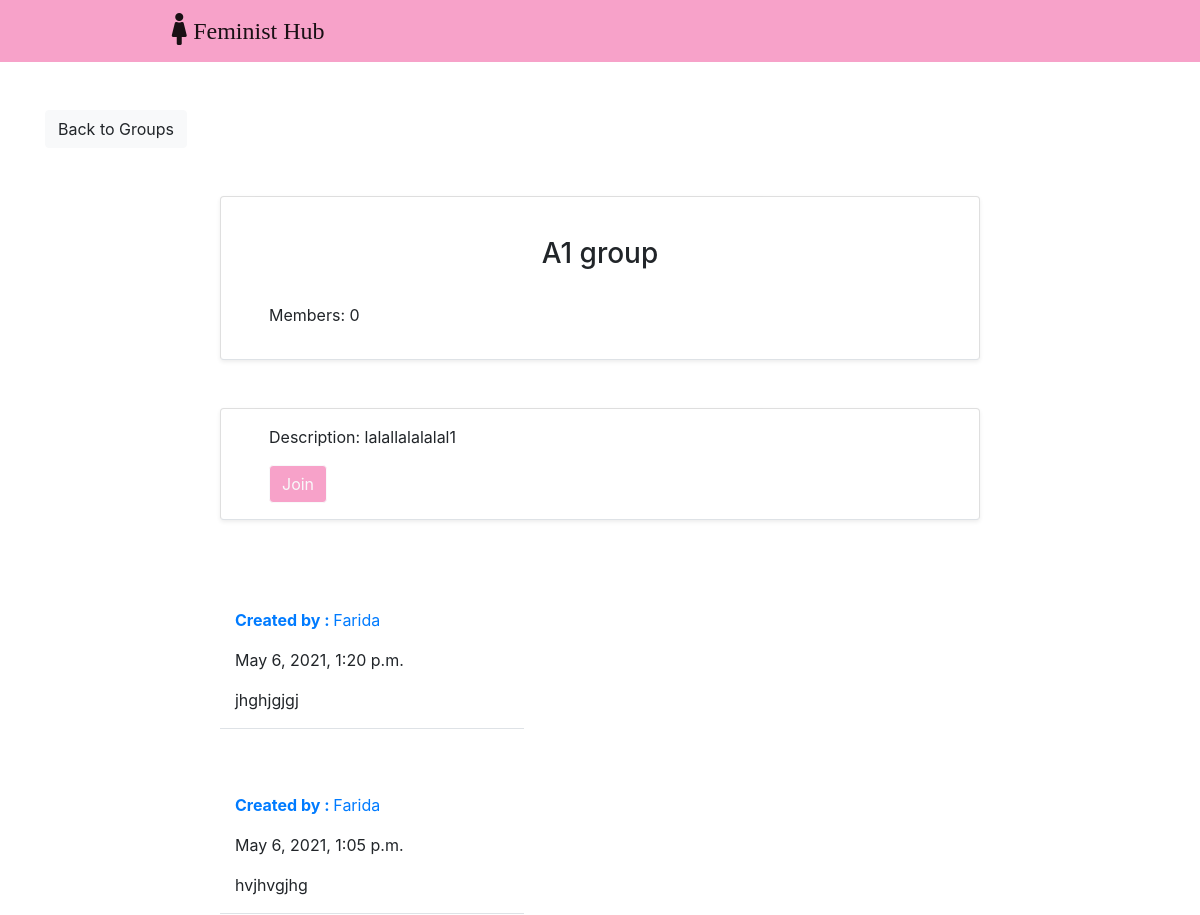
The app's page /group/post/in/a1-group/ (upper part), older data.
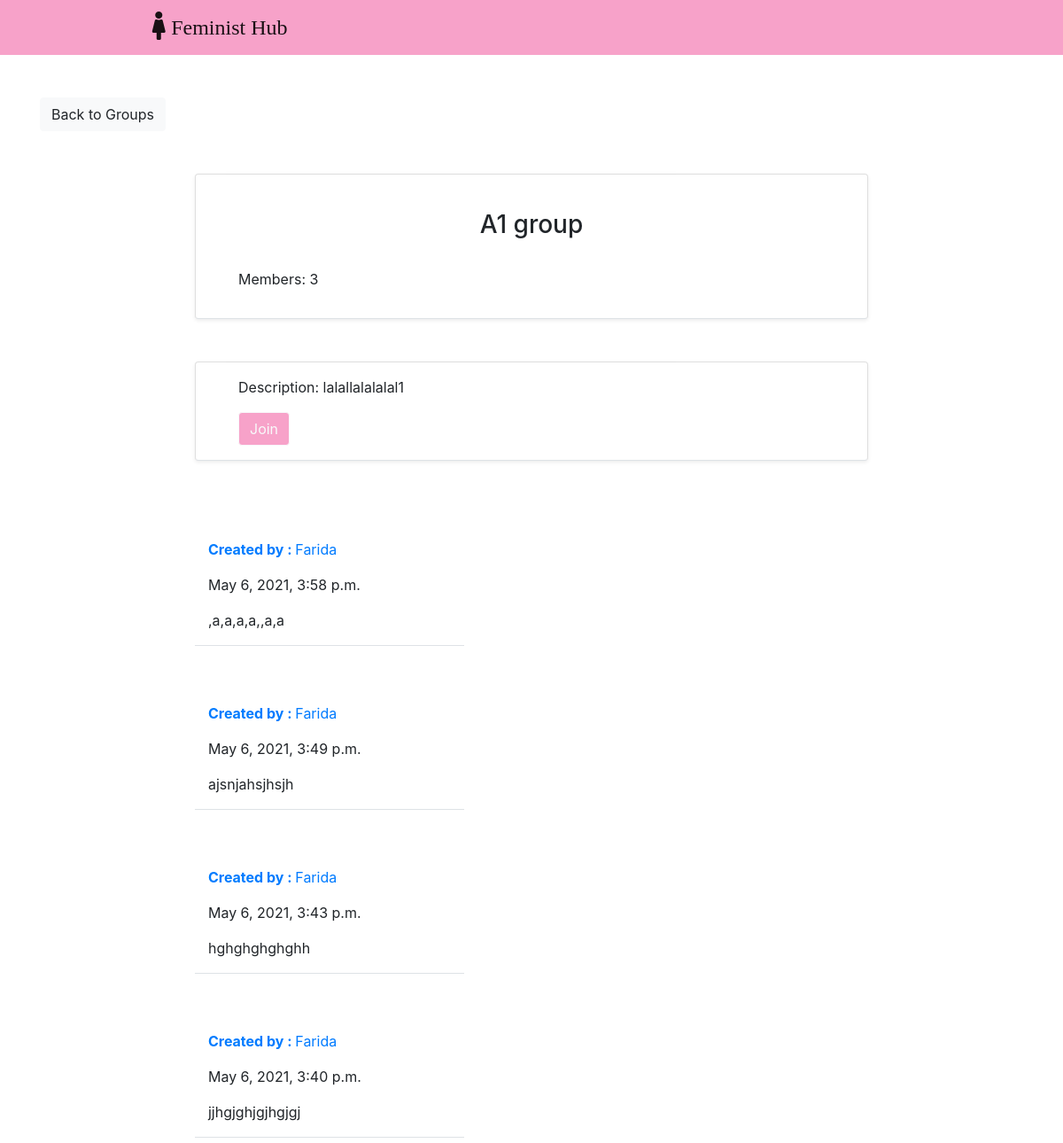
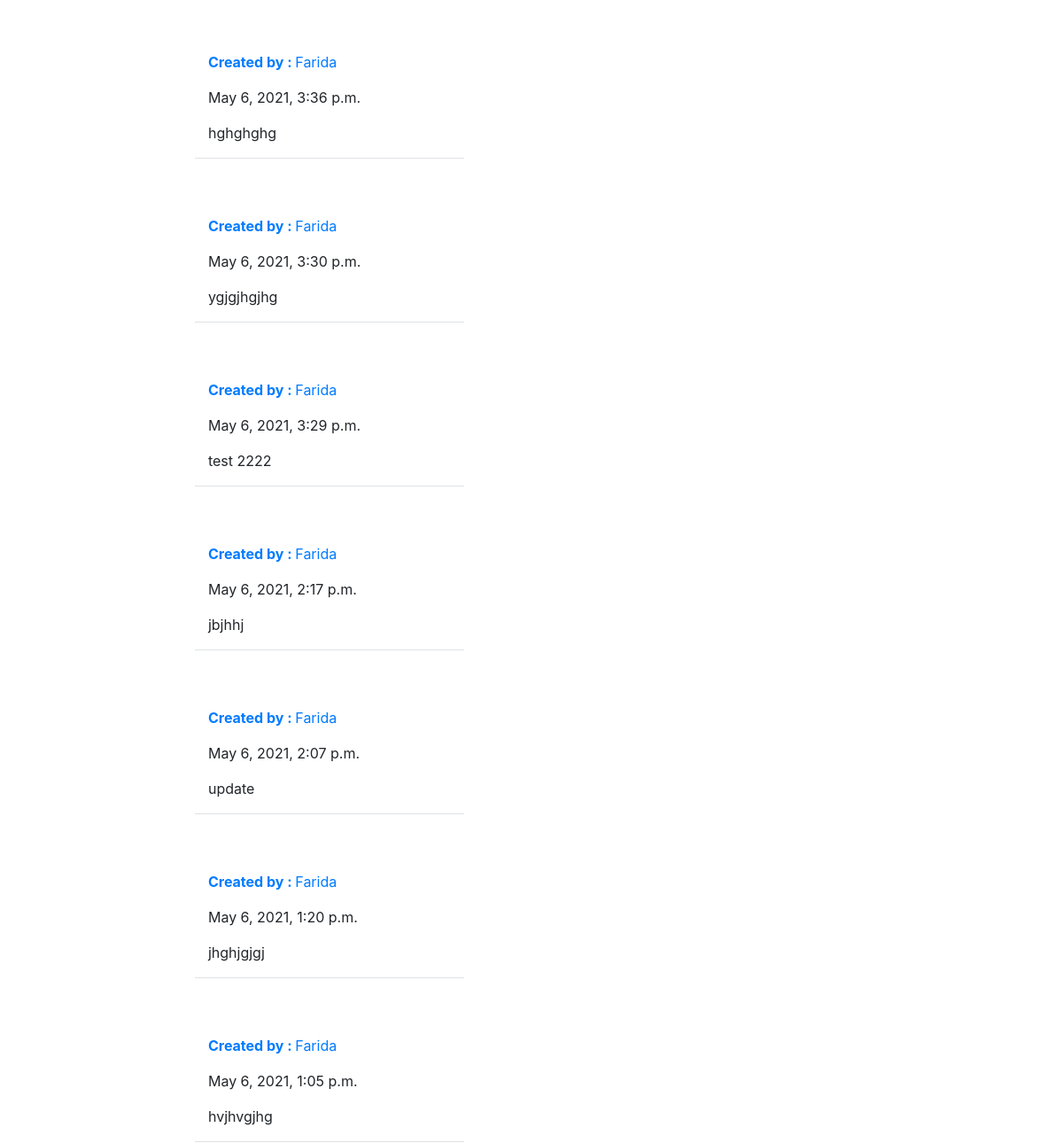
The same page, newer data (2 pictures, top to bottom).
### groups/models.py (models this page shows, shortened)
class Group(models.Model):
    name=models.CharField(max_length=250,unique=True)
    slug=models.SlugField(allow_unicode=True,unique=True)
    description=models.TextField(blank=True,default='')
    description_html=models.TextField(editable=False,default='',blank=True)
    members=models.ManyToManyField(User,through="Groupmember")
    class Meta:
        ordering =['name']

### posts/models.py (models this page shows, shortened)
class Post(models.Model):
    user=models.ForeignKey(User,related_name='posts',on_delete=models.CASCADE)
    message=models.TextField()
    message_html=models.TextField(editable=False)
    created_at=models.DateTimeField(auto_now=True)
    group=models.ForeignKey(Group,related_name='posts',null=True,blank=True,on_delete=models.CASCADE)
    class Meta:
        ordering =['-created_at']
        unique_together=['user','message']

### groups/views.py (the view)
# urls.py: re_path('post/in/(?P<slug>[-\w]+)/',Singlegroup.as_view(),name="single"),
class Singlegroup(DetailView):
    model=Group

### groups/templates/groups/group_detail.html (shortened to what this page needs)
{% extends "groups/group_base.html"%}
{% block pregroup %}
<div class="container">
    <div class="row mt-5">
        <div class="col-md-3 col-sm-6">
            <a href="{% url 'groups:all' %}" class="btn btn-light">Back to Groups</a>
        </div>
    </div>
    <div class="row justify-content-center mt-5">
        <div class="card shadow-sm col-md-8 col-sm-12 border-bottom px-5 pt-3">
            <div class="text-center">
                <h3 class="py-4">{{group.name}}
                </h3>
            </div>
            <div class="mb-3">
                <p class="post-link">Members: {{group.members.count}}</p>
            </div>
        </div>
    </div>
    <div class="row justify-content-center mt-5">
        <div class="card shadow-sm col-md-8 col-sm-12 border-bottom px-5 py-3">
            <p>Description: {{group.description|safe}}</p>
            {% if user in group.members.all %}
                    <form method="POST" action="{% url 'groups:leave' slug=group.slug %}">
                        {% csrf_token %}
                        <button class="btn btn-outline-danger" type="submit">Leave</button>
                    </form>
                    {% else %}
                    <form method="POST" action="{% url 'groups:join' slug=group.slug %}">
                        <button class="btn btn-outline-light" type="submit" style="background-color: #f7a2c9;">Join</button>
                    </form>
                {% endif %}
        </div>
    </div>
    {% endblock %}
    {% block group_content%}
    <div class="row justify-content-center mt-5">
        <div class="col-md-8 col-sm-12 border-bottom" style="margin-right: 40%;">
            <div>
                {% if not group.posts.count %}
                <p>No Posts Yet </p>
                {% else %}
                {% for post in group.posts.all%}
                {% include "posts/_post.html"%}
                {% endfor %}
                {% endif %}
            </div>
        </div>
    </div>
</div>
{% endblock %}

### posts/templates/posts/_post.html (shortened to what this page needs)
{% load static %}
{% block prepost %}
<div class="container">
    <div class="row justify-content-center mt-3">
        <div class="col-md-5 col-sm-12 border-bottom">
                <div>
                    <p class="post-text">
                        <p class="text-primary" ><b>Created by : </b>{{post.user.username }}</p>{{ post.created_at }}
                    </p>
                </div>
            <p>{{post.message_html|safe}}</p>
        </div>
    </div>
            <br>
        {% endblock %}
</div>

Row changes from the older to the newer data that the page shows:
computed for Group "A1 group": members.count "0" → "3"
added Post: user.username "Farida", created_at "May 6, 2021, 3:58 p.m.", message_html ",a,a,a,a,,a,a"
added Post: user.username "Farida", created_at "May 6, 2021, 3:49 p.m.", message_html "ajsnjahsjhsjh"
added Post: user.username "Farida", created_at "May 6, 2021, 3:43 p.m.", message_html "hghghghghghh"
added Post: user.username "Farida", created_at "May 6, 2021, 3:40 p.m.", message_html "jjhgjghjgjhgjgj"
added Post: user.username "Farida", created_at "May 6, 2021, 3:36 p.m.", message_html "hghghghg"
added Post: user.username "Farida", created_at "May 6, 2021, 3:30 p.m.", message_html "ygjgjhgjhg"
added Post: user.username "Farida", created_at "May 6, 2021, 3:29 p.m.", message_html "test 2222"
added Post: user.username "Farida", created_at "May 6, 2021, 2:17 p.m.", message_html "jbjhhj"
added Post: user.username "Farida", created_at "May 6, 2021, 2:07 p.m.", message_html "update"
